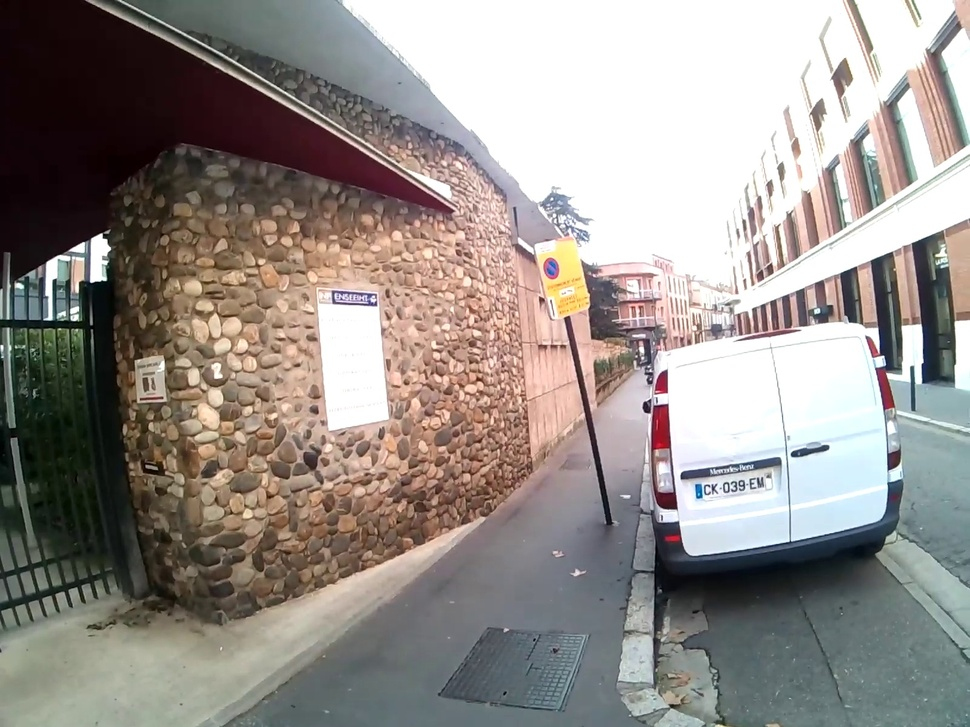
#> input picture Etape 2/extracted_frame.jpg, 970 x 727 px, shrunk from 1600 x 1200 before the run
$ python image_classification_knn.py
#> lines starting #> are read from the running program, lines starting #| are printed output that depends on the picture; after the words box and inside, x2 and y2 are one past the last pixel; in counts of white or black regions, pixels touching at a corner belong together
#> in classify_segmented_image, img_bgr is the input picture: shape (727, 970, 3); mean B, G, R 138.9, 143.6, 149.9
import cv2
import numpy as np
import matplotlib.pyplot as plt
from sklearn.cluster import KMeans
from sklearn.neighbors import KNeighborsClassifier
from sklearn.model_selection import train_test_split
from sklearn.metrics import accuracy_score

# --- I. FEATURE EXTRACTION FUNCTION ---

def extract_features_from_segments(img, k_clusters=5):
    """
    Performs K-means segmentation and extracts features for classification.

    The features for each cluster (segment) are:
    1. Average L*a*b* color (3 features)
    2. Normalized Area/Size (1 feature)
    3. Normalized Centroid Y (vertical position) (1 feature)

    Total features per segment: 5
    """
#> called with k_clusters = 5
    H, W, _ = img.shape
#> H = 727; W = 970
    total_pixels = H * W
#> total_pixels = 705190

    # 1. Preprocessing: Reshape and convert to L*a*b* for K-means
    img_lab = cv2.cvtColor(img, cv2.COLOR_BGR2LAB)
#> img_lab: shape (727, 970, 3); mean of channels 0, 1, 2 149.5, 129.8, 131.6
    data_lab = img_lab.reshape((-1, 3)).astype(np.float32)

    # 2. Run K-means Segmentation
    kmeans = KMeans(n_clusters=k_clusters, random_state=42, n_init=10)
    labels = kmeans.fit_predict(data_lab)

    features = []

    # 3. Extract Features for Each Segment (Cluster)
    for i in range(k_clusters):
        # Find all pixels belonging to the current cluster 'i'
        mask_flat = (labels == i)

        # A. Average Color (L*a*b*) - 3 features
        segment_pixels = data_lab[mask_flat]
        avg_lab_color = segment_pixels.mean(axis=0)

        # B. Normalized Area/Size - 1 feature
        area = np.sum(mask_flat) / total_pixels

        # C. Centroid Location (Normalized Y/Vertical Position) - 1 feature
        # We use the centroid of the mask in the original image space
        mask = mask_flat.reshape((H, W)).astype(np.uint8)

        # Calculate moments for centroid
        M = cv2.moments(mask)
        if M["m00"] != 0:
            cY = int(M["m01"] / M["m00"])
            # Normalize Y coordinate
            normalized_cY = cY / H
        else:
            # Fallback for tiny/empty segments
            normalized_cY = 0.5

        # Combine features: [L, a, b, Area, Centroid_Y]
        segment_feature = np.concatenate([avg_lab_color, [area], [normalized_cY]])
        features.append(segment_feature)
#> this loop made 5 passes
#> (area, cY, normalized_cY, segment_feature) on passes 1 to 5: (0.257, 488, 0.671, [127.2, 128.8, 131.2, 0.257, 0.671]), (0.259, 220, 0.303, [250.5, 128, 128.5, 0.259, 0.303]), (0.146, 288, 0.396, [19.79, 130.8, 130, 0.146, 0.396]), (0.216, 411, 0.565, [181.5, 131.9, 135.8, 0.216, 0.565]), (0.122, 405, 0.557, [79.95, 131.1, 134, 0.122, 0.557])
#> pass 1, in extract_features_from_segments, `mask = mask_flat.reshape((H, W)).astype(np.uint8)`:
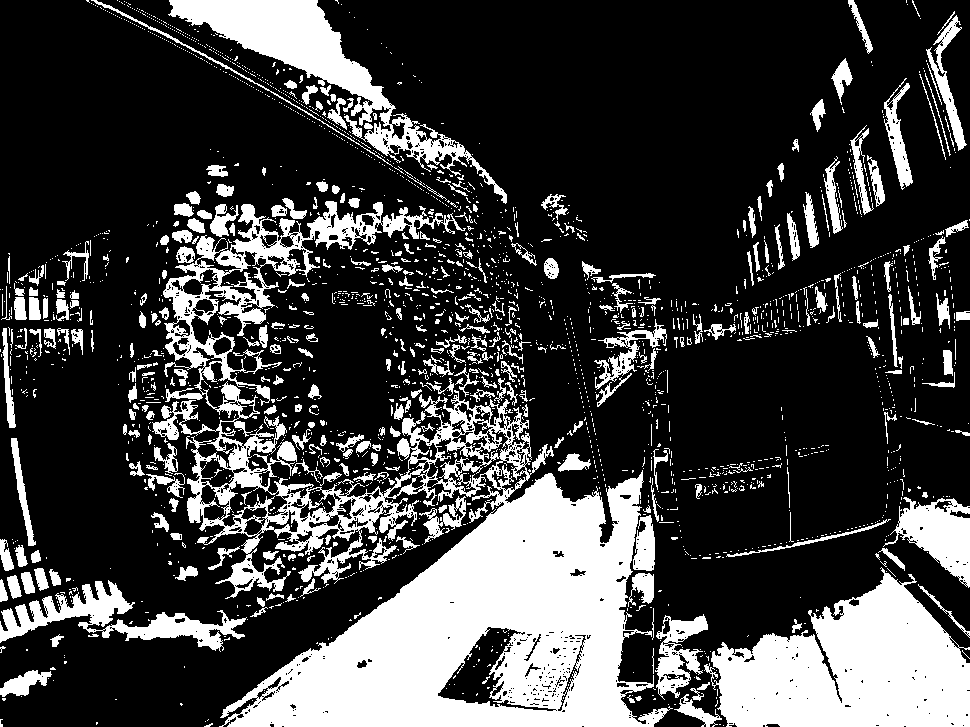
#> mask: shape (727, 970); values 0 (black) and 1 (white), 25.7% white; 2362 white regions (2012 under 20 px), largest, box (x1, y1, x2, y2) and area: (152, 201, 673, 727) 86845, (704, 567, 970, 727) 26502, (168, 0, 507, 204) 12385
#> pass 2, in extract_features_from_segments, `mask = mask_flat.reshape((H, W)).astype(np.uint8)`:
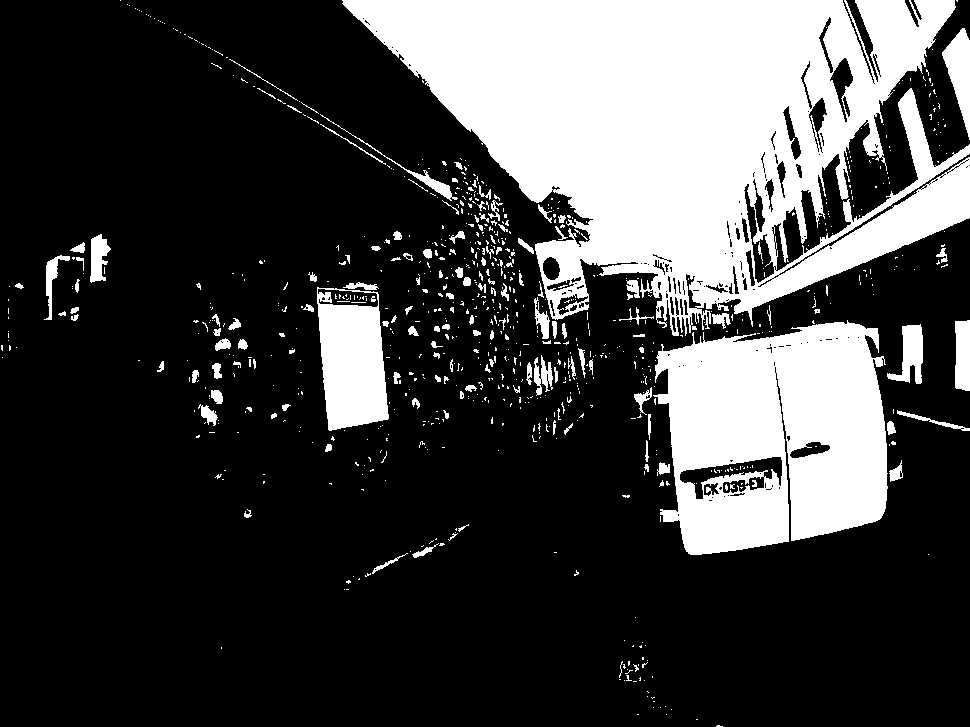
#> mask: shape (727, 970); values 0 (black) and 1 (white), 25.9% white; 850 white regions (712 under 20 px), largest, box (x1, y1, x2, y2) and area: (342, 0, 970, 336) 117926, (653, 320, 888, 555) 41340, (317, 287, 389, 431) 7636
#> pass 3, in extract_features_from_segments, `mask = mask_flat.reshape((H, W)).astype(np.uint8)`:
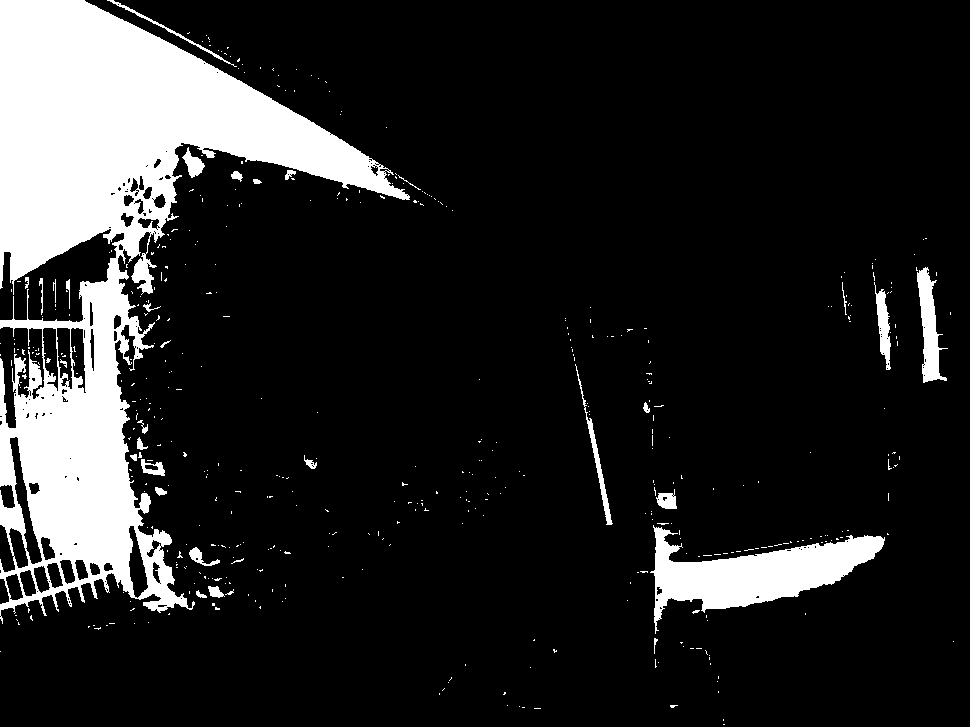
#> mask: shape (727, 970); values 0 (black) and 1 (white), 14.6% white; 475 white regions (442 under 20 px), largest, box (x1, y1, x2, y2) and area: (0, 0, 410, 624) 85673, (650, 525, 885, 634) 10112, (917, 267, 948, 383) 1655
#> after the loop:
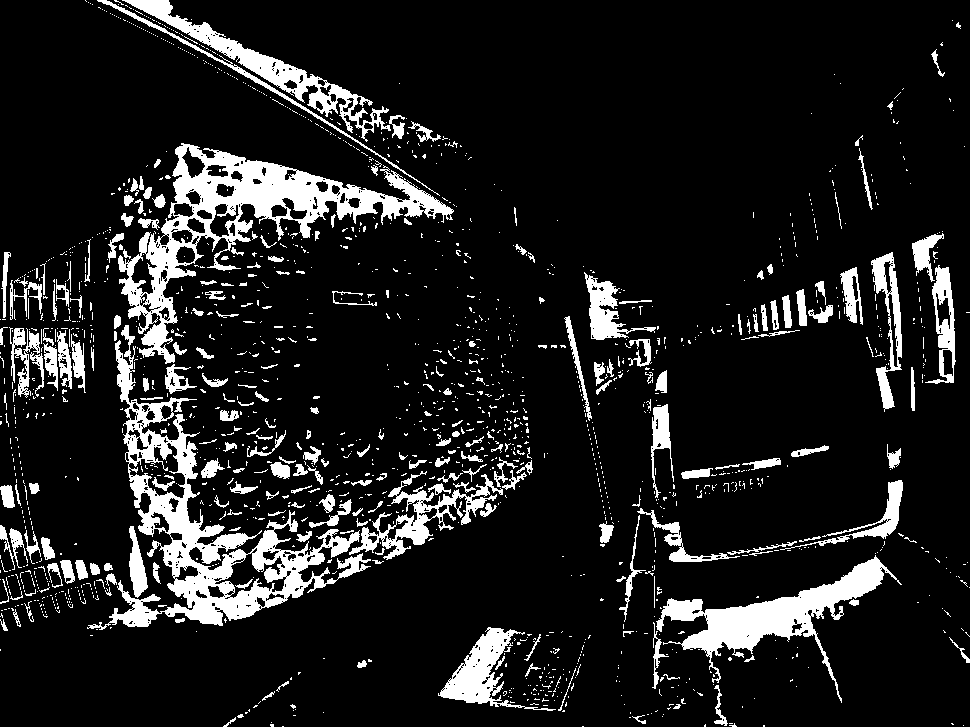
#> mask: shape (727, 970); values 0 (black) and 1 (white), 12.2% white; 1655 white regions (1411 under 20 px), largest, box (x1, y1, x2, y2) and area: (87, 325, 371, 630) 15778, (118, 143, 454, 364) 14757, (656, 555, 902, 703) 7804
#> after the loop, features = [[127.2, 128.8, 131.2, 0.257, 0.671], [250.5, 128, 128.5, 0.259, 0.303], [19.79, 130.8, 130, 0.146, 0.396], [181.5, 131.9, 135.8, 0.216, 0.565], [79.95, 131.1, 134, 0.122, 0.557]]

    return np.array(features), labels.reshape((H, W)), kmeans.cluster_centers_

# --- II. SIMULATE TRAINING DATA (Replace with your actual dataset) ---

def create_simulated_dataset(num_samples=10, k_clusters=5):
    """
    Simulates extracting features from multiple images belonging to different classes.

    In a real scenario, you would loop through all training images, call
    extract_features_from_segments(), and label the resulting features.

    Classification is done on segments, not whole images. The 'y' here is the
    classification label for the WHOLE IMAGE (e.g., "Park", "Street").
    The K-NN classifier learns: "A picture with a large, dark, bottom segment
    and a bright, top segment is likely a 'Street' scene."
    """
    print("--- Simulating Training Data ---")

    # For simulation, we create synthetic features for 2 classes: 'Park' (0) and 'Street' (1)

    # Example features for a 'Park' scene (Green/Sky/Dirt):
    # L, a, b, Area, Y_cent
    park_features = np.random.rand(num_samples * k_clusters // 2, 5)
    # Bias Park features: e.g., higher 'a' (green) in L*a*b*, larger Area for grass
    park_features[:, 1] += 100
    park_features[:, 3] += 0.5
    park_labels = np.full(num_samples * k_clusters // 2, 0) # Class 0: Park

    # Example features for a 'Street' scene (Gray/Sky/Road):
    street_features = np.random.rand(num_samples * k_clusters // 2, 5)
    # Bias Street features: e.g., low 'a' (gray), larger Area for road segment, low Y_cent for road segment
    street_features[:, 1] *= 0.1
    street_features[:, 3] += 0.3
    street_features[:, 4] -= 0.5
    street_labels = np.full(num_samples * k_clusters // 2, 1) # Class 1: Street

    X = np.concatenate([park_features, street_features])
    y = np.concatenate([park_labels, street_labels])

    # IMPORTANT: The 'y' label for K-NN must be the IMAGE CLASS,
    # and all segments from one image share that same class label.

    # Since we are predicting the class of the whole image, we need to map the
    # features back to their original image ID for correct cross-validation.
    # For this simple K-NN on features, we skip this complex step and rely
    # on the K-NN voting mechanism to classify the new image.

    return X, y, {0: "Park Scene", 1: "Street Scene"}


# --- III. CLASSIFICATION WORKFLOW ---

def classify_segmented_image(test_image_path, k_clusters=5, n_neighbors=3):
    """
    Trains K-NN on simulated data and classifies a new test image based on its segments.
    """

    # 1. Prepare Training Data
    X_train, y_train, class_map = create_simulated_dataset(k_clusters=k_clusters)

    # 2. Initialize and Train K-NN Classifier
    knn = KNeighborsClassifier(n_neighbors=n_neighbors)
    knn.fit(X_train, y_train)
    print(f"K-NN Model Trained with {len(X_train)} segment features.")

    # 3. Extract Features from the Test Image
    img_bgr = cv2.imread(test_image_path)
    if img_bgr is None:
        print(f"Error: Could not load image at {test_image_path}")
        return

    X_test_segments, labels_test, centers_lab = extract_features_from_segments(img_bgr, k_clusters)
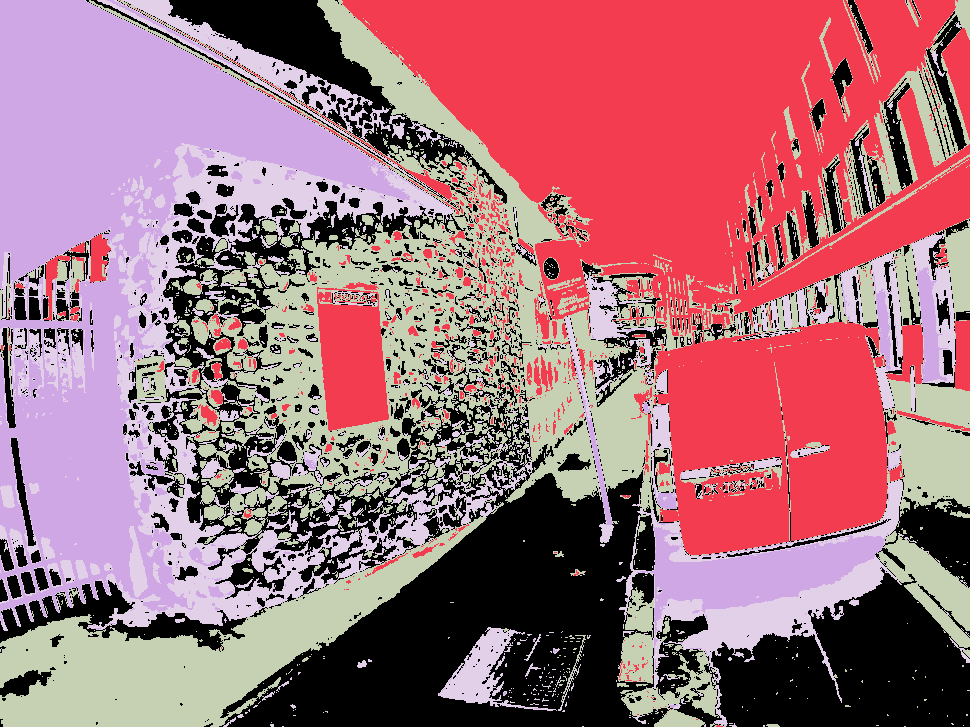
#> labels_test: shape (727, 970) int32; 5 distinct labels, from 0 to 4; one colour per label, 0 black
#> X_test_segments has the same summary as features in extract_features_from_segments; centers_lab = [[127.1, 128.8, 131.1], [250, 128, 128.5], [19.62, 130.8, 130], [181.5, 131.9, 135.8], [79.83, 131.1, 134]]

    # 4. Classify Segments
    # Each segment feature vector is classified independently
    predictions = knn.predict(X_test_segments)
#> predictions = [0, 0, 0, 0, 0]

    # 5. Determine Final Image Class by Majority Vote
    # Count the votes for each class among the segments
    unique, counts = np.unique(predictions, return_counts=True)
#> unique = [0]; counts = [5]
    vote_counts = dict(zip(unique, counts))
#> vote_counts = {0: 5}

    final_class_id = unique[np.argmax(counts)]
#> final_class_id = 0
    final_class_name = class_map[final_class_id]
#> final_class_name = 'Park Scene'

    print("\n--- CLASSIFICATION RESULTS ---")
    print(f"Segment Predictions: {vote_counts}")
#| Segment Predictions: {0: 5}
    print(f"Final Image Classification (Majority Vote): **{final_class_name}**")
#| Final Image Classification (Majority Vote): **Park Scene**

    # 6. Visualization (Segmented image mapped to predicted class colors)
    # We use the final image class's 'dominant' color for a simple visualization

    # Get the RGB color from the L*a*b* center closest to the predicted class's
    # general color (This step is complex, so we'll just use a generic color for the image class)
    if final_class_id == 0:
        vis_color = (0, 150, 0) # Green for Park
    else:
        vis_color = (150, 0, 0) # Red for Street

    vis_img = np.full(img_bgr.shape, vis_color, dtype=np.uint8)
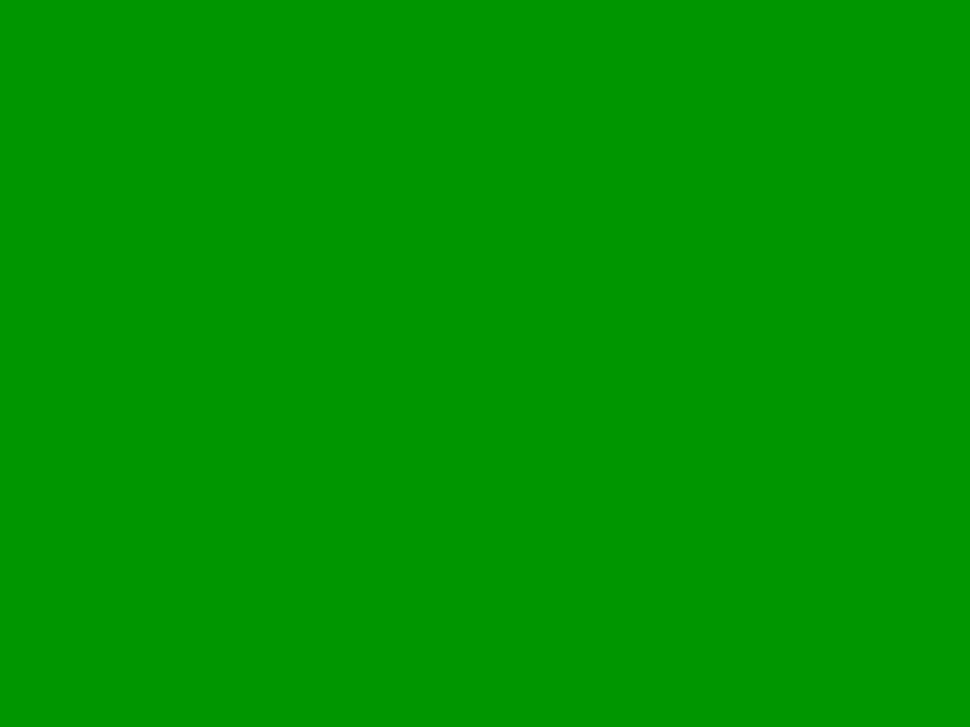
#> vis_img: shape (727, 970, 3); mean B, G, R 0, 150, 0
    vis_img_rgb = cv2.cvtColor(vis_img, cv2.COLOR_BGR2RGB)

    plt.figure(figsize=(12, 5))

    plt.subplot(1, 2, 1)
    plt.imshow(cv2.cvtColor(img_bgr, cv2.COLOR_BGR2RGB))
    plt.title("Original Test Image")
    plt.axis('off')

    plt.subplot(1, 2, 2)
    plt.imshow(vis_img_rgb)
    plt.title(f"Classified as: {final_class_name}")
    plt.axis('off')

    plt.tight_layout()
    plt.show()
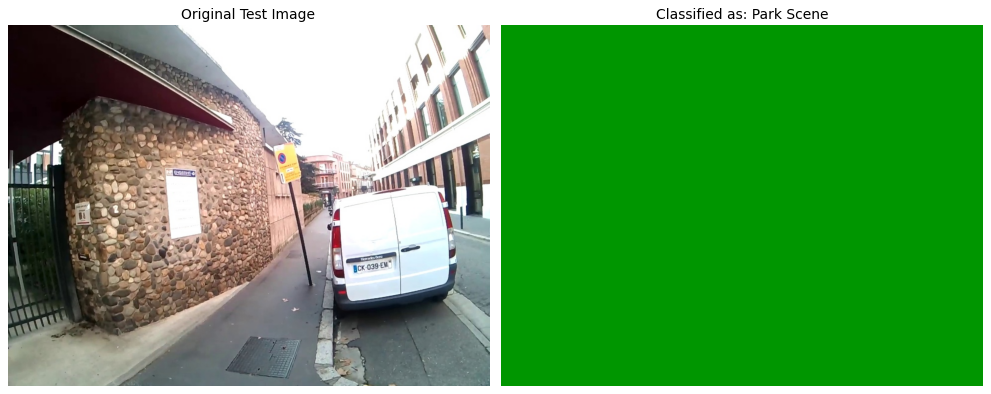
#> figure drawn by matplotlib, 2 panels

# --- Usage Example ---
# IMPORTANT: Replace 'test_image.jpg' with a real image path
# and ensure it's a scene (like a park or a street) to match the simulated data.

classify_segmented_image('extracted_frame.jpg', k_clusters=5, n_neighbors=5)
